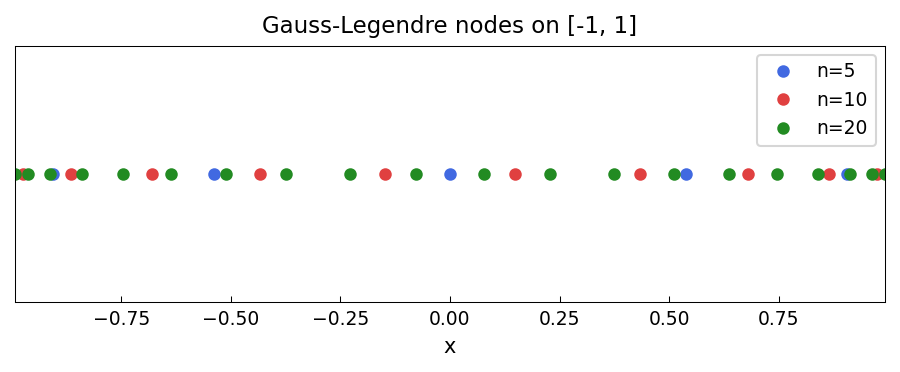

Source code (Python):
"""Gauss-Legendre quadrature (Golub-Welsch algorithm).

Demonstrates computing Gauss-Legendre nodes and weights via the
Golub-Welsch algorithm (eigenvalues of a tridiagonal matrix),
and verifies that the rule integrates polynomials exactly.

Credit: Inspired by Chebfun examples quad/Gauss.m.
Original MATLAB Chebfun: Copyright 2017 by The University of Oxford and
The Chebfun Developers. See https://www.chebfun.org/ for Chebfun information.
"""
import os

os.environ.setdefault("XLA_PYTHON_CLIENT_PREALLOCATE", "false")

import matplotlib

matplotlib.use("Agg")
import os
import sys

import jax.numpy as jnp
import numpy as np

sys.path.insert(0, os.path.join(os.path.dirname(__file__), '..', '..', 'src'))

from chebfunjax.plotting import chebfun_style

chebfun_style()


def golub_welsch(n):
    """Compute n-point Gauss-Legendre nodes and weights via Golub-Welsch."""
    k = np.arange(1, n)
    beta = 0.5 / np.sqrt(1.0 - (2.0 * k)**(-2))
    T = np.diag(beta, 1) + np.diag(beta, -1)
    eigvals, eigvecs = np.linalg.eigh(T)
    idx = np.argsort(eigvals)
    x = eigvals[idx]
    w = 2.0 * eigvecs[0, idx]**2
    return x, w

def run():
    print("=" * 60)
    print("Gauss-Legendre quadrature (Golub-Welsch)")
    print("=" * 60)

    # --- Compute n-point rules for n = 2, 3, 5, 10 ------------------
    print("\nGauss-Legendre nodes and weights:")
    for n in [2, 3, 5]:
        x, w = golub_welsch(n)
        print(f"\n  n={n}: nodes = {x}")
        print(f"         weights = {w}")
        print(f"         sum(w) = {sum(w):.15f}  (exact: 2.0)")
        assert abs(sum(w) - 2.0) < 1e-14

    # --- Exactness: n-point rule integrates degree-(2n-1) exactly ----
    print("\nExactness: n-point GL integrates degree <= 2n-1 polynomials exactly")
    for n in [3, 5, 10]:
        x, w = golub_welsch(n)
        max_degree = 2 * n - 1
        # Test on x^k for k = 0, 1, ..., 2n-1
        errors = []
        for k in range(max_degree + 1):
            computed = float(np.dot(w, x**k))
            # Exact: integral of x^k from -1 to 1
            exact = 2.0 / (k + 1) if k % 2 == 0 else 0.0
            errors.append(abs(computed - exact))
        max_err = max(errors)
        print(f"  n={n}: max error for deg 0..{max_degree}: {max_err:.2e}")
        assert max_err < 1e-12, f"n={n}: max error too large: {max_err}"

    # --- Compare with numpy.polynomial.legendre.leggauss ------------
    print("\nComparison with numpy.polynomial.legendre.leggauss:")
    for n in [5, 10, 20]:
        x_gw, w_gw = golub_welsch(n)
        x_np, w_np = np.polynomial.legendre.leggauss(n)
        err_x = np.max(np.abs(np.sort(x_gw) - np.sort(x_np)))
        err_w = np.max(np.abs(np.sort(w_gw) - np.sort(w_np)))
        print(f"  n={n}: node err={err_x:.2e}, weight err={err_w:.2e}")
        assert err_x < 1e-12
        assert err_w < 1e-12

    # --- Apply 5-pt rule to exp(x) ----------------------------------
    n = 5
    x5, w5 = golub_welsch(n)
    computed = float(np.dot(w5, np.exp(x5)))
    exact = float(jnp.exp(jnp.array(1.0)) - jnp.exp(jnp.array(-1.0)))
    print("\n5-pt GL quadrature of exp(x):")
    print(f"  Computed: {computed:.15f}")
    print(f"  Exact:    {exact:.15f}")
    print(f"  Error:    {abs(computed - exact):.2e}")
    assert abs(computed - exact) < 1e-7  # 5-pt GL exact for poly up to degree 9

    # --- Plots -------------------------------------------------------
    _here = os.path.dirname(os.path.abspath(__file__))
    import matplotlib.pyplot as _plt
    import numpy as _np
    fig, ax = _plt.subplots()
    for _n, _col in [(5, "#4169E1"), (10, "#E04040"), (20, "#228B22")]:
        _nodes, _weights = golub_welsch(_n)
        ax.plot(_nodes, _np.zeros_like(_nodes), "o", color=_col,
                markersize=5, label=f"n={_n}")
    ax.set_title("Gauss-Legendre nodes on [-1, 1]", fontsize=11)
    ax.set_yticks([])
    ax.legend(fontsize=9)
    fig.set_facecolor("white")
    fig.tight_layout()
    fig.savefig(os.path.join(_here, "gauss_quadrature.png"),
                dpi=150, bbox_inches="tight")
    _plt.close(fig)

    print("\nAll assertions passed.")
    return True

if __name__ == "__main__":
    run()
